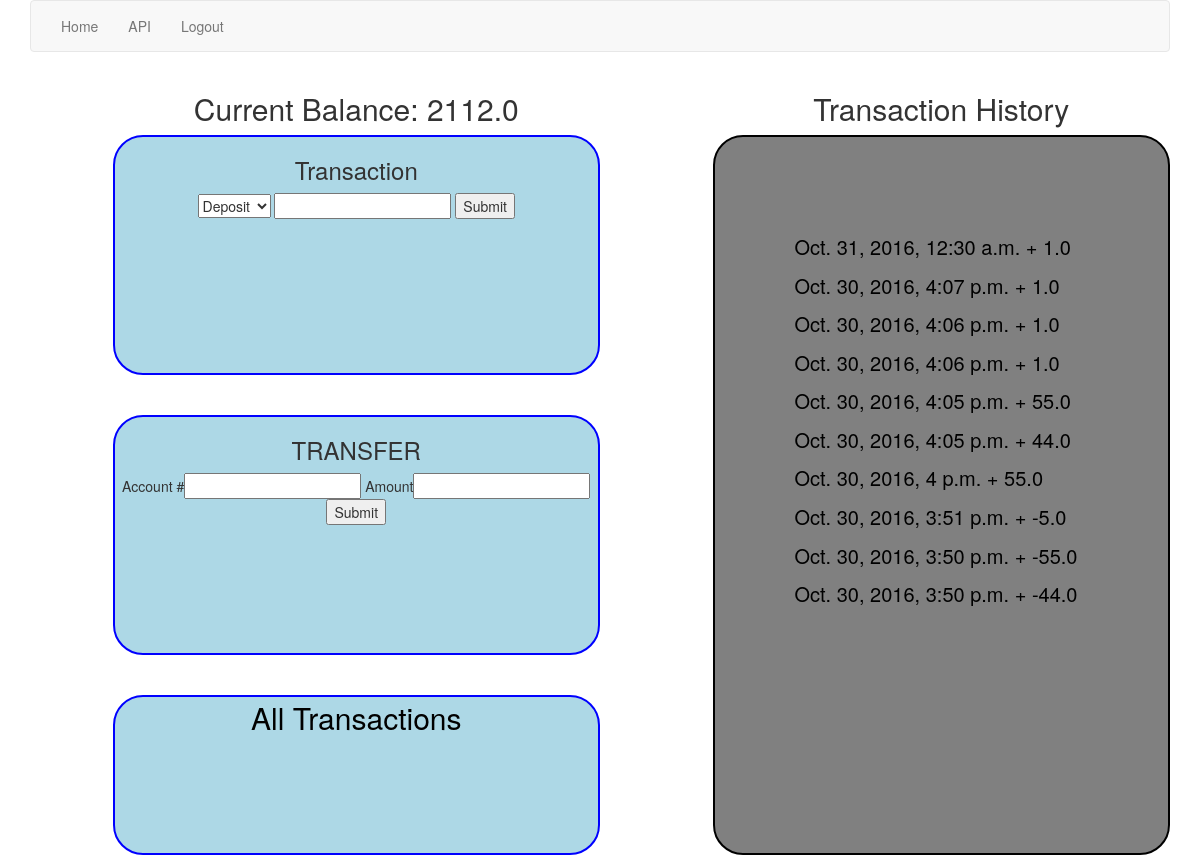
Page /accounts/profile/ (signed in) on the earlier database version.
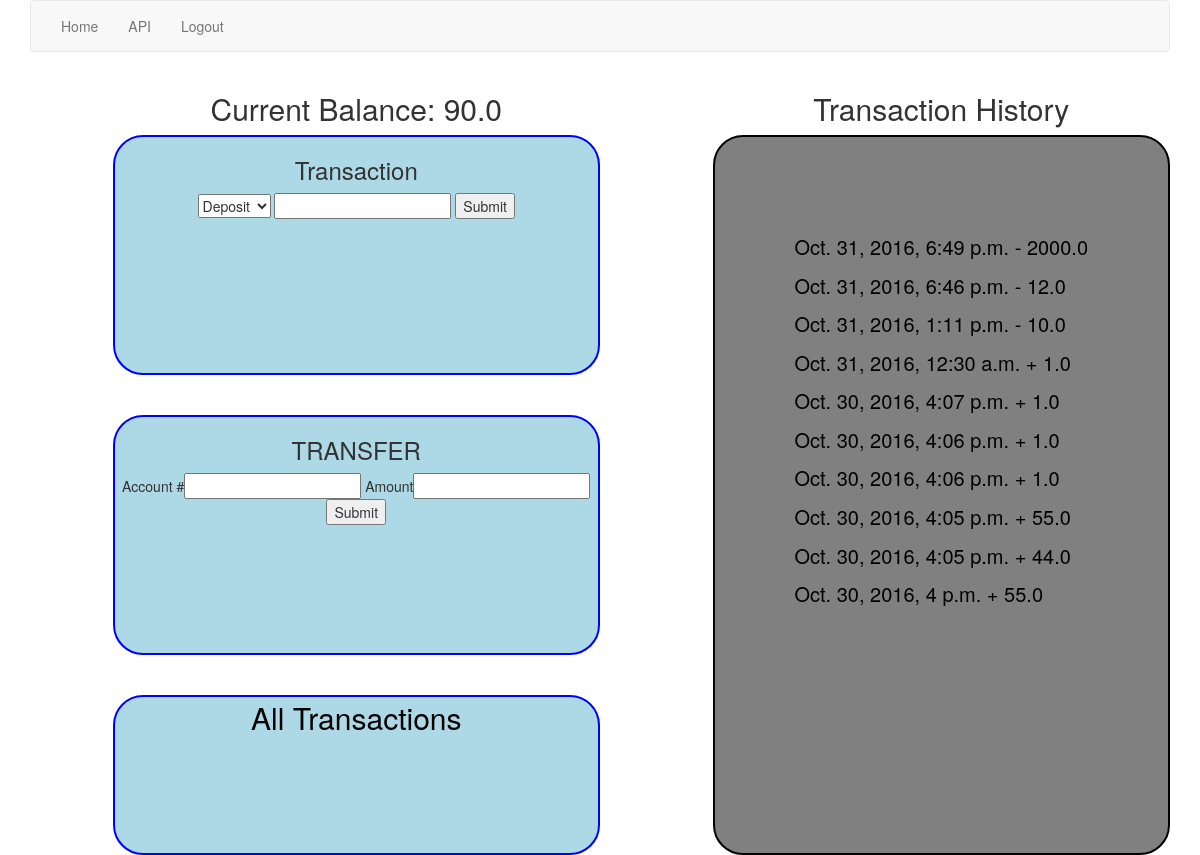
Same page on the later database version.
### banker/models.py (models this page shows, shortened)
class Transaction(models.Model):
    trans_type = models.CharField(max_length=1, choices=TRANSACTION_TYPE, null=True)
    account = models.ForeignKey(Account)
    amount = models.FloatField(default=0)
    time = models.DateTimeField(auto_now_add=True)

### banker/views.py (the view)
# urls.py: url(r'^accounts/profile/$', ProfileView.as_view(), name="profile_view"),
class ProfileView(ListView):
    model = Transaction
    template_name = "profile.html"
    def get_context_data(self):
        context = super().get_context_data()
        trans = Transaction.objects.filter(account = self.request.user.account.id)
        start = 0
        for x in trans:
            if x.trans_type == "+":
                start = start + x.amount
            else:
                if start - x.amount < 0:
                    pass
                else:
                    start = start - x.amount
        flip = trans.order_by('-time')
        recent = flip[:10]
        context['recent'] = recent
        context['balance'] = start
        context['trans'] = trans
        return context

### templates/profile.html (shortened to what this page needs)
{% extends 'base.html' %}
{% block content %}
<div class="container">
  <nav class="navbar navbar-default">
    <div class="container-fluid">
      <div class="nav navbar-nav">
        <li><a href="{% url 'index_view' %}">Home</a></li>
        <li><a href="{% url 'transaction_list_create_api_view' %}">API</a></li>
        <li><a href="{% url 'logout' %}">Logout</a></li>
      </div>
    </div>
  </nav>
<div class="row">
  <div class="col-md-1"></div>
  <div class="col-md-5">
      <h2 class="centered">Current Balance: {{ balance }}</h2>
    <div class="row transaction">
      <h3>Transaction</h3>
      <form class="" action="{%  url 'transaction_create_view' %}" method="post">
        <select name="trans_type">
        <option value="+">Deposit</option>
        </select>
         <input type="number" step=".01" name="amount" value="">
         <input type="submit" name="" value="Submit">
       </form>
    </div>
    <div class="row blank"></div>
    <div class="row transaction">
    <h3>TRANSFER</h3>
    <form class="" action="{%  url 'transfer_create_view' %}" method="post">
    Account #<input type="number" name="account" value="">
    Amount<input type="number" step=".01" name="amount" value="">
    <input type="submit" name="" value="Submit">
    </form>
</div>
<div class="row blank"></div>
<div class="row profile_link">
<a href="{% url 'transaction_list_create_api_view' %}">All Transactions</a>
</div>
</div>
  <div class="col-md-1">  </div>
    <div class="col-md-5">
            <h2 class="centered">Transaction History</h2>
          <div class="history">
            {% for x in recent %}
              <p>
            {{ x.time }} {{ x.trans_type }} {{ x.amount }}
              </p>
            {% endfor %}
    </div>
  </div>
</div>
{% endblock %}

### templates/base.html (shortened to what this page needs)
{% load staticfiles %}
<!DOCTYPE html>
<html>
  <head>
    <link rel="stylesheet" href="{% static 'css/bootstrap.css' %}" media="screen" title="no title">
    <link rel="stylesheet" href="{% static 'css/theme.css' %}">
  </head>
  <body>
    {% block content %}
    {% endblock %}
  </body>
</html>

### banker/static/css/theme.css (style rules this page uses)
.centered { text-align: center; }
.history { padding-top: 12vh; background-color: grey; color: black; padding-left: 10vh; font-size: 20px; height: 90vh; border: 2px solid black; border-radius: 30px }
.transaction { background-color: lightblue; border: 2px solid blue; height: 30vh; text-align: center; border-radius: 30px; }
.blank { height: 5vh; }
.profile_link a:link { font-size: 30px; color: black; padding-top: 10px }
.profile_link { background-color: lightblue; border: 2px solid blue; border-radius: 30px; height: 20vh; text-align: center; }

Differences in the rows shown:
no longer on this page (row unchanged): Transaction: time "Oct. 30, 2016, 3:51 p.m.", trans_type "+", amount "-5.0"
no longer on this page (row unchanged): Transaction: time "Oct. 30, 2016, 3:50 p.m.", trans_type "+", amount "-55.0"
no longer on this page (row unchanged): Transaction: time "Oct. 30, 2016, 3:50 p.m.", trans_type "+", amount "-44.0"
added Transaction: time "Oct. 31, 2016, 6:49 p.m.", trans_type "-", amount "2000.0"
added Transaction: time "Oct. 31, 2016, 6:46 p.m.", trans_type "-", amount "12.0"
added Transaction: time "Oct. 31, 2016, 1:11 p.m.", trans_type "-", amount "10.0"
Other differences:
{{ balance }}: "2112.0" → "90.0"
